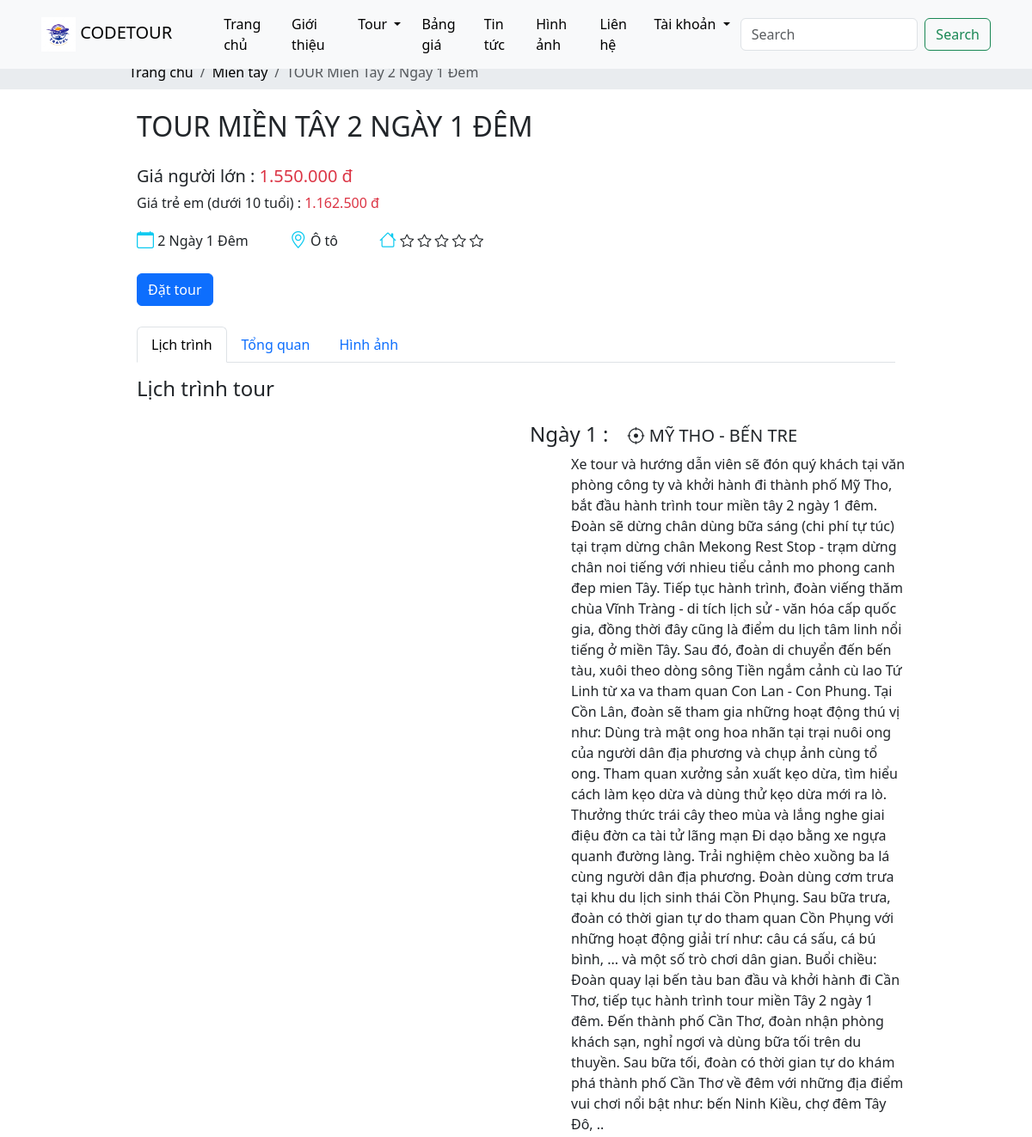
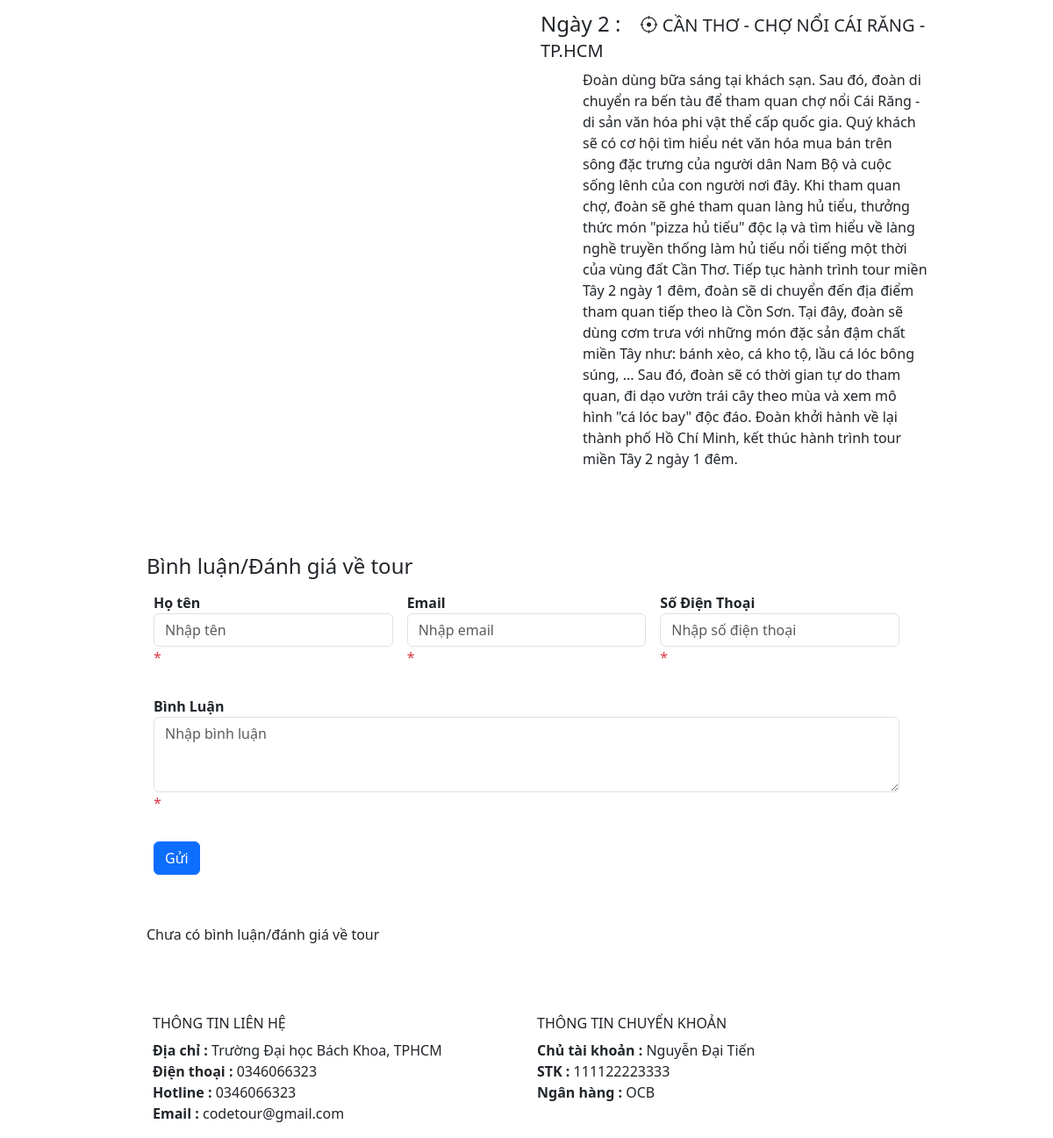
The app's page /user/tour/tour_detail/4 with its own data (2 pictures, top to bottom).
### tables this page shows
CREATE TABLE `tour` (
  `tour_id` int(11) NOT NULL,
  `tour_name` varchar(256) NOT NULL,
  `avatar` varchar(256) NOT NULL,
  `view_count` int(11) NOT NULL,
  `comment_count` int(11) NOT NULL,
  `booking_count` int(11) NOT NULL,
  `map` varchar(256) NOT NULL,
  `adult_price` int(11) NOT NULL,
  `child_price` int(11) NOT NULL,
  `vehicle` varchar(16) NOT NULL,
  `tour_days` varchar(32) NOT NULL,
  `description` longtext NOT NULL,
  `tour_include` mediumtext NOT NULL,
  `tour_exclude` mediumtext NOT NULL,
  `tour_condition` mediumtext NOT NULL,
  `tour_cancel` mediumtext NOT NULL,
  `category_id` int(11) NOT NULL,
  `hotel_rate` int(11) NOT NULL
);

CREATE TABLE `tour_schedule` (
  `schedule_id` int(11) NOT NULL,
  `location` varchar(64) NOT NULL,
  `description` longtext NOT NULL,
  `day` int(11) NOT NULL,
  `tour_id` int(11) NOT NULL
);

CREATE TABLE `general` (
  `address` varchar(256) NOT NULL,
  `phone_number` varchar(16) NOT NULL,
  `hotline` varchar(16) NOT NULL,
  `email` varchar(32) NOT NULL,
  `transfer_name` varchar(64) NOT NULL,
  `account_number` varchar(32) NOT NULL,
  `bank_name` varchar(64) NOT NULL
);

### app/views/user/layout.php (called while the page is built)
<?php
$path = str_replace('index.php', '', $_SERVER['SCRIPT_NAME']);
include 'partials/header.php';
require_once '../app/views/user/' . $data['page'] . '.php';
include 'partials/footer.php';

### app/core/controller.php (called while the page is built, shortened)
<?php
class Controller
{
    protected function viewUser($view, $data = [])
    {
        require '../app/views/user/' . $view . '.php';
    }
}

### app/controllers/user/tourController.php (called while the page is built, shortened)
<?php
class TourController extends Controller
{
    private $tourModel;
    private $categoryModel;
    private $category;
    private $commentModel;
    private $scheduleModel;
    private $general;
    private $imgModel;
    public function __construct()
    {
        $this->tourModel = $this->model("tourModel");
        $this->scheduleModel = $this->model("scheduleModel");
        $this->commentModel = $this->model("commentModel");
        $this->categoryModel = $this->model("categoryModel");
        $this->category = $this->categoryModel->getAll();
        $this->generalModel = $this->model("generalModel");
        $this->general = $this->generalModel->getAll();
        $this->imgModel = $this->model("imgModel");
    }
    private function format_price_by_tour($tour)
    {
        $tour['adult_price'] = number_format($tour['adult_price'], 0, ',', '.');
        $tour['child_price'] = number_format($tour['child_price'], 0, ',', '.');
        return $tour;
    }
    public function tour_detail($id)
    {
        $tour = $this->tourModel->getById($id);
        $category_name = $this->categoryModel->getCategoryName($tour['category_id']);
        $fullname_err = $email_err = $phone_number_err = $content_err = '';
        $comment = $this->commentModel->getAll($id);
        $schedule = $this->scheduleModel->getAll($id);
        if ($tour) {
            $tour = $this->format_price_by_tour($tour);
        }
        $imgs = $this->imgModel->getByTourId($id);
        $this->viewUser('layout', ['page' => 'tour/tour-detail', 'category' => $this->category, 'tour' => $tour, 'schedule' => $schedule, 'comment' => $comment, 'fullname_err' => $fullname_err, 'email_err' => $email_err, 'phone_number_err' => $phone_number_err, 'content_err' => $content_err, 'general' => $this->general, 'category_name' => $category_name, 'imgs' => $imgs]);
    }
}

### app/core/router.php (called while the page is built, shortened)
<?php
class Router
{
    protected $action = 'index';
    public function __construct()
    {
        $arr = $this->processUrl();
        if (isset($arr[0])) {
            unset($arr[0]);
        }
        if (isset($arr[1])) {
            unset($arr[1]);
        }
        $this->controller = new $this->controller();
        if (isset($arr[2])) {
            if (method_exists($this->controller, $arr[2])) {
                $this->action = $arr[2];
            }
            unset($arr[2]);
        }
        $this->params = $arr ? array_values($arr) : [];
        call_user_func_array([$this->controller, $this->action], $this->params);
    }
    public function processUrl()
    {
        if (isset($_GET['url'])) {
            return explode('/', filter_var(trim($_GET['url'], '/')));
        }
    }
}

### public/index.php (called while the page is built, shortened)
<?php
$route = new Router();

### app/core/database.php (called while the page is built, shortened)
<?php
class Database
{
    private static $host = 'localhost';
    private static $user = 'root';
    private static $pass = '';
    private static $dbname = 'code_tour';
    public static $link;
    public static function connectDB()
    {
        try {
            self::$link = new mysqli(self::$host, self::$user, self::$pass, self::$dbname);
            mysqli_set_charset(self::$link, 'utf8');
            return self::$link;
        } catch (Exception $e) {
            echo "Connection error: " . $e->getMessage();
        }
    }
    public function select($query)
    {
        $result = self::$link->query($query) or
        die($this->link->error . __LINE__);
        if ($result->num_rows > 0) {
            return $result;
        } else {
            return false;
        }
    }
}

### app/models/tourModel.php (called while the page is built, shortened)
<?php
class TourModel
{
    private $database;
    public function __construct()
    {
        $this->database = new Database();
    }
    public function getById($id)
    {
        $query = "SELECT * FROM tour WHERE tour_id=$id";
        $data = $this->database->select($query);
        return $data->fetch_all(MYSQLI_ASSOC)[0];
    }
}

### app/models/scheduleModel.php (called while the page is built, shortened)
<?php
class ScheduleModel
{
    private $database;
    public function __construct()
    {
        $this->database = new Database();
    }
    public function getAll($tour_id = '')
    {
        $query = "SELECT * FROM tour_schedule WHERE tour_id=$tour_id ORDER BY day ASC";
        $data = $this->database->select($query);
        if ($data) {
            return $data->fetch_all(MYSQLI_ASSOC);
        } else {
            return $data;
        }
    }
}

### app/models/generalModel.php (called while the page is built, shortened)
<?php
class GeneralModel
{
    private $database;
    public function __construct()
    {
        $this->database = new Database();
    }
    public function getAll()
    {
        $query = "SELECT * FROM general";
        $data = $this->database->select($query);
        return $data->fetch_all(MYSQLI_ASSOC)[0];
    }
}

### app/views/user/tour/tour-detail.php (the view, shortened to what this page needs)
<nav aria-label="breadcrumb">
    <div class="bg-body-secondary hide">
        <ol class="mx-auto w-75 breadcrumb py-2 fs-6">
        <li class="breadcrumb-item">
          <a class="text-black link-underline link-underline-opacity-0 breadcrumb__item"
          href="<?php echo $path ?>user/home/homepage">Trang chủ</a></li>
        <li class="breadcrumb-item">
          <a class="text-black link-underline link-underline-opacity-0 breadcrumb__item"
          href="<?php echo $path ?>user/tour/tour_list/<?php echo $data['tour']['category_id'] ?>">
            <?php echo $data['category_name'] ?>
          </a>
        </li>
        <li class="breadcrumb-item active" aria-current="page"><?php echo $data['tour']['tour_name']; ?></li>
      </ol>
    </div>
    </nav>
<div class="container-fluid tour-detail">
        <div class="w-75 mx-auto mb-5">
            <h2 class="my-4 text-uppercase"><?php echo $data['tour']['tour_name'] ?></h2>
            <p class="fs-5 mb-1">Giá người lớn : <span class="text-danger"><?php echo $data['tour']['adult_price'] ?> đ</span></p>
            <p class="">Giá trẻ em (dưới 10 tuổi) : <span class="text-danger"><?php echo $data['tour']['child_price'] ?> đ</span></p>
            <div class="d-flex mb-4">
              <div class="p-0 my-auto text-center tour-detail__info">
                <i class="bi bi-calendar text-info fs-5"></i> <?php echo $data['tour']['tour_days'] ?>
              </div>
              <div class="p-0 my-auto text-center mx-5">
                <i class="bi bi-geo-alt text-info fs-5"></i> <?php echo $data['tour']['vehicle'] ?>
              </div>
              <div class="p-0 my-auto text-center">
                <i class="bi bi-house text-info fs-5"></i>
                <?php for ($i = 0; $i < $data['tour']['hotel_rate']; $i++) {?>
                  <i class="bi bi-star"></i>
                <?php }?>
              </div>
            </div>
            <div class="col-5">
              <a type="button" class="btn btn-primary" href="<?php echo $path ?>user/tour/booking/<?php echo $data['tour']['tour_id'] ?>">Đặt tour</a>
            </div>
            <nav class="pt-4">
              <div class="nav nav-tabs" id="nav-tab" role="tablist">
                <button class="nav-link active" id="nav-home-tab" data-bs-toggle="tab" data-bs-target="#nav-home" type="button"
                  role="tab" aria-controls="nav-home" aria-selected="true">Lịch trình</button>
                <button class="nav-link" id="nav-profile-tab" data-bs-toggle="tab" data-bs-target="#nav-profile" type="button"
                  role="tab" aria-controls="nav-profile" aria-selected="false">Tổng quan</button>
                <button class="nav-link" id="nav-contact-tab" data-bs-toggle="tab" data-bs-target="#nav-contact" type="button"
                  role="tab" aria-controls="nav-contact" aria-selected="false">Hình ảnh</button>
              </div>
            </nav>
            <div class="tab-content" id="nav-tabContent">
              <div class="tab-pane fade show active" id="nav-home" role="tabpanel" aria-labelledby="nav-home-tab" tabindex="0">
                <h4 class="steelblue pt-3">Lịch trình tour</h4>
                <div class="detail-item">
                  <div class="d-lg-flex">
                    <div class="col-lg-6">
                    </div>
                    <div class="col-lg-6 m-3">
                      <?php if ($data['schedule']) {foreach ($data['schedule'] as $schedule) {?>
                      <div class="">
                        <h4>Ngày <?php echo $schedule['day'] ?> : <span class="ps-3 steelblue fs-5"><i class="bi bi-crosshair"></i> <?php echo $schedule['location'] ?></span> </h4>
                        <p class="ps-lg-5"><?php echo $schedule['description'] ?></p>
                      </div>
                      <?php }?>
                      <?php } else {?>
                        <div>Chưa có lịch trình</div>
                        <?php }?>
                    </div>
                  </div>
                </div>
              </div>
            </div>
            <div class="bg-whitesmoke rounded-1 py-3 px-2 mt-5">
              <h4 class="steelblue">Bình luận/Đánh giá về tour</h4>
              <form class="mb-5" action="" method="post">
                <div class="d-lg-flex form-lg-row">
                  <div class="form-group col-lg-4 p-2">
                    <label class="fw-semibold" for="inputName">Họ tên</label>
                    <input type="text" class="form-control" name="fullname" id="name" placeholder="Nhập tên">
                    <p class="text-danger">* <?php echo $data['fullname_err'] ?></p>
                  </div>
                  <div class="form-group col-lg-4 p-2">
                    <label class="fw-semibold" for="inputEmail">Email</label>
                    <input type="email" class="form-control" id="email" name="email" placeholder="Nhập email">
                    <p class="text-danger">* <?php echo $data['email_err'] ?></p>
                  </div>
                  <div class="form-group col-lg-4 p-2">
                    <label class="fw-semibold" for="inputPhone">Số Điện Thoại</label>
                    <input type="tel" class="form-control" id="phone" placeholder="Nhập số điện thoại" name="phone_number">
                    <p class="text-danger">* <?php echo $data['phone_number_err'] ?></p>
                  </div>
                </div>
                <div class="form-group p-2">
                  <label class="fw-semibold" for="inputComment">Bình Luận</label>
                  <textarea class="form-control" id="comment" rows="3" placeholder="Nhập bình luận" name="content"></textarea>
                  <p class="text-danger">* <?php echo $data['content_err'] ?></p>
                </div>
                <button type="submit" class="btn btn-primary m-2">Gửi</button>
              </form>
              <?php if ($data['comment']) {
    foreach ($data['comment'] as $comment) {?>
              <div class="pb-3">
                <p class="fw-semibold m-0"><?php echo $comment['fullname'] ?></p>
                <p class="timeline m-0"><?php echo $comment['time'] ?></p>
                <div class="bg-white rounded-1 mt-1 border">
                  <p class="ps-1 m-0"><?php echo $comment['content'] ?></p>
                  <?php if ($comment['response'] != '') {?>
                  <div class="ps-3 pt-1">
                    <p class="fw-semibold m-0">Admin</p>
                    <p class="m-0 pb-1"><?php echo $comment['response'] ?></p>
                  </div>
                  <?php }?>
                </div>
                </div>
                  <?php }} else {?>
                    <div class="">Chưa có bình luận/đánh giá về tour</div>
                  <?php }?>
            </div>
    </div>
</div>

### app/views/user/partials/footer.php (shortened to what this page needs)
<div class="bg-whitesmoke py-3">
  <div class="container-fluid row w-75 mx-auto">
    <div class="col-md-6 pb-5 pb-md-0">
      <h5 class="fs-6">THÔNG TIN LIÊN HỆ</h5>
      <ul class="list-group list-unstyled">
        <li><span class="fw-semibold">Địa chỉ : </span><?php echo $data['general']['address'] ?></li>
        <li><span class="fw-semibold">Điện thoại : </span><?php echo $data['general']['phone_number'] ?> </li>
        <li><span class="fw-semibold">Hotline : </span><?php echo $data['general']['hotline'] ?></li>
        <li><span class="fw-semibold">Email : </span><?php echo $data['general']['email'] ?></li>
      </ul>
    </div>
    <div class="col-md-6">
      <h5 class="fs-6">THÔNG TIN CHUYỂN KHOẢN</h5>
      <ul class="list-group list-unstyled">
        <li><span class="fw-semibold">Chủ tài khoản : </span><?php echo $data['general']['transfer_name'] ?></li>
        <li><span class="fw-semibold">STK : </span><?php echo $data['general']['account_number'] ?></li>
        <li><span class="fw-semibold">Ngân hàng : </span><?php echo $data['general']['bank_name'] ?></li>
      </ul>
    </div>
  </div>
</div>
</body>
</html>

### records on screen
tour: tour_name "TOUR Miền Tây 2 Ngày 1 Đêm", tour_name "TOUR MIỀN TÂY 2 NGÀY 1 ĐÊM", tour_days "2 Ngày 1 Đêm", vehicle "Ô tô", hotel_rate 5 (drawn)
tour_schedule: day "1", location "MỸ THO - BẾN TRE", description "Xe tour và hướng dẫn viên sẽ đón quý khách tại văn phòng công ty và khởi hành đi thành phố Mỹ Tho, bắt đầu hành trình tour miền tây 2 ngày 1 đêm. Đoàn sẽ dừng chân dùng bữa sáng (chi phí tự túc) tại trạm dừng chân Mekong Rest Stop - trạm dừng chân noi tiếng với nhieu tiểu cảnh mo phong canh đep mien Tây. Tiếp tục hành trình, đoàn viếng thăm chùa Vĩnh Tràng - di tích lịch sử - văn hóa cấp quốc gia, đồng thời đây cũng là điểm du lịch tâm linh nổi tiếng ở miền Tây. Sau đó, đoàn di chuyển đến bến tàu, xuôi theo dòng sông Tiền ngắm cảnh cù lao Tứ Linh từ xa va tham quan Con Lan - Con Phung. Tại Cồn Lân, đoàn sẽ tham gia những hoạt động thú vị như: Dùng trà mật ong hoa nhãn tại trại nuôi ong của…"
tour_schedule: day "2", location "CẦN THƠ - CHỢ NỔI CÁI RĂNG - TP.HCM", description "Đoàn dùng bữa sáng tại khách sạn. Sau đó, đoàn di chuyển ra bến tàu để tham quan chợ nổi Cái Răng - di sản văn hóa phi vật thể cấp quốc gia. Quý khách sẽ có cơ hội tìm hiểu nét văn hóa mua bán trên sông đặc trưng của người dân Nam Bộ và cuộc sống lênh của con người nơi đây. Khi tham quan chợ, đoàn sẽ ghé tham quan làng hủ tiểu, thưởng thức món \"pizza hủ tiếu\" độc lạ và tìm hiểu về làng nghề truyền thống làm hủ tiếu nổi tiếng một thời của vùng đất Cần Thơ. Tiếp tục hành trình tour miền Tây 2 ngày 1 đêm, đoàn sẽ di chuyển đến địa điểm tham quan tiếp theo là Cồn Sơn. Tại đây, đoàn sẽ dùng cơm trưa với những món đặc sản đậm chất miền Tây như: bánh xèo, cá kho tộ, lầu cá lóc bông súng, ... Sau…"
general: address "Trường Đại học Bách Khoa, TPHCM", phone_number "0346066323", hotline "0346066323", email "codetour@gmail.com", transfer_name "Nguyễn Đại Tiến", account_number "111122223333", bank_name "OCB"

### other values on screen
$data['category_name'] "Miền tây"
$data['tour']['adult_price'] "1.550.000"
$data['tour']['child_price'] "1.162.500"
